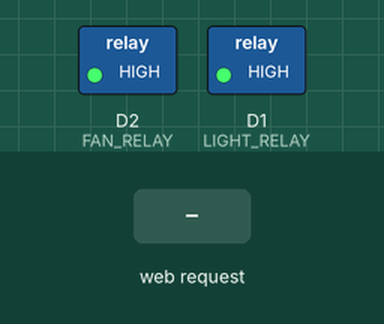
The sketch below on a simulated ESP8266 (NodeMCU). Shown: switched loads named in the sketch (green lamp = pin HIGH). The inputs (shaded band) are chosen by the test bench. WiFi joins after 1.5 s; servers stay silent unless stated; what the sketch prints to the serial monitor is not drawn.

Above: at 2.7 s.
2.8 s: HTTP request GET /light received
At 4.0 s:
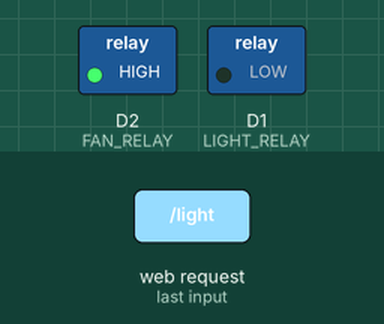
4.3 s: HTTP request GET /fan received
At 5.3 s:
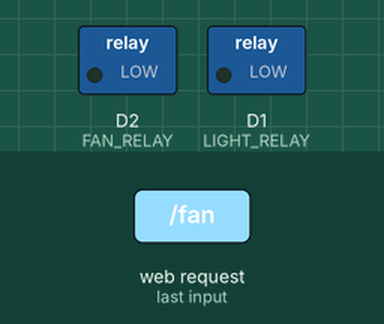
5.8 s: HTTP request GET /light received
At 6.5 s:
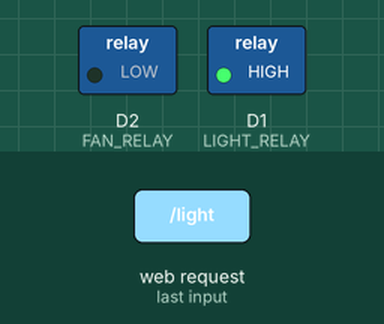
Timing chart, 0 to 8.8 s (numbered marks = the images above; inputs shaded):
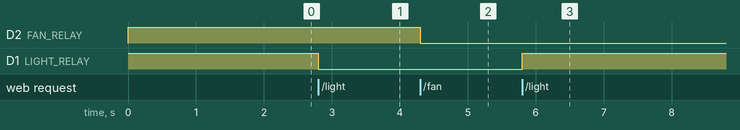

The sketch:

Home_Automation.ino
```cpp
/*
  IoT-Based Home Automation System
  Controller: ESP8266 NodeMCU
  Sensors: DHT11 + LDR
  Outputs: Relay 1 (Light), Relay 2 (Fan)

  IMPORTANT:
  This demo is intended for low-voltage loads or a properly isolated
  relay module. Do not connect mains voltage unless supervised by a
  qualified person.
*/

#include <ESP8266WiFi.h>
#include <ESP8266WebServer.h>
#include <DHT.h>

#define DHT_PIN D4
#define DHT_TYPE DHT11
#define LIGHT_RELAY D1
#define FAN_RELAY D2
#define LDR_PIN A0

const char* WIFI_SSID = "YOUR_WIFI_NAME";
const char* WIFI_PASSWORD = "YOUR_WIFI_PASSWORD";

DHT dht(DHT_PIN, DHT_TYPE);
ESP8266WebServer server(80);

bool lightState = false;
bool fanState = false;

const char PAGE[] PROGMEM = R"HTML(
<!DOCTYPE html>
<html>
<head>
<meta name="viewport" content="width=device-width,initial-scale=1">
<title>Smart Home Automation</title>
<style>
body{font-family:Arial;margin:0;background:#f3f6fa;color:#172033}
.wrap{max-width:900px;margin:auto;padding:24px}
h1{text-align:center}.grid{display:grid;grid-template-columns:repeat(auto-fit,minmax(180px,1fr));gap:16px}
.card{background:white;border-radius:16px;padding:20px;box-shadow:0 4px 14px #0001}
button{width:100%;padding:12px;border:0;border-radius:10px;background:#172033;color:white;font-size:16px}
.value{font-size:28px;font-weight:bold;margin-top:10px}
</style>
</head>
<body><div class="wrap">
<h1>🏠 Smart Home Automation</h1>
<div class="grid">
<div class="card"><h3>💡 Light</h3><p id="light">--</p><button onclick="toggle('/light')">Toggle Light</button></div>
<div class="card"><h3>🌀 Fan</h3><p id="fan">--</p><button onclick="toggle('/fan')">Toggle Fan</button></div>
<div class="card"><h3>🌡️ Temperature</h3><div id="temp" class="value">--</div></div>
<div class="card"><h3>💧 Humidity</h3><div id="hum" class="value">--</div></div>
<div class="card"><h3>☀️ Light Level</h3><div id="ldr" class="value">--</div></div>
</div></div>
<script>
async function update(){
 const r=await fetch('/status'); const d=await r.json();
 document.getElementById('light').textContent=d.light?'ON':'OFF';
 document.getElementById('fan').textContent=d.fan?'ON':'OFF';
 document.getElementById('temp').textContent=d.temp+' °C';
 document.getElementById('hum').textContent=d.hum+' %';
 document.getElementById('ldr').textContent=d.ldr;
}
async function toggle(path){await fetch(path);update();}
setInterval(update,2000); update();
</script>
</body></html>
)HTML";

void setRelay(uint8_t pin, bool state) {
  // Most relay modules are active LOW.
  digitalWrite(pin, state ? LOW : HIGH);
}

void handleRoot() { server.send_P(200, "text/html", PAGE); }

void handleLight() {
  lightState = !lightState;
  setRelay(LIGHT_RELAY, lightState);
  server.send(200, "text/plain", lightState ? "ON" : "OFF");
}

void handleFan() {
  fanState = !fanState;
  setRelay(FAN_RELAY, fanState);
  server.send(200, "text/plain", fanState ? "ON" : "OFF");
}

void handleStatus() {
  float t = dht.readTemperature();
  float h = dht.readHumidity();
  int ldr = analogRead(LDR_PIN);

  if (isnan(t)) t = 0;
  if (isnan(h)) h = 0;

  String json = "{\"light\":" + String(lightState ? "true" : "false") +
                ",\"fan\":" + String(fanState ? "true" : "false") +
                ",\"temp\":" + String(t,1) +
                ",\"hum\":" + String(h,1) +
                ",\"ldr\":" + String(ldr) + "}";
  server.send(200, "application/json", json);
}

void setup() {
  Serial.begin(115200);
  pinMode(LIGHT_RELAY, OUTPUT);
  pinMode(FAN_RELAY, OUTPUT);
  setRelay(LIGHT_RELAY, false);
  setRelay(FAN_RELAY, false);

  dht.begin();

  WiFi.begin(WIFI_SSID, WIFI_PASSWORD);
  Serial.print("Connecting to Wi-Fi");
  while (WiFi.status() != WL_CONNECTED) {
    delay(500);
    Serial.print(".");
  }
  Serial.println();
  Serial.print("Open this address in a browser: http://");
  Serial.println(WiFi.localIP());

  server.on("/", handleRoot);
  server.on("/light", handleLight);
  server.on("/fan", handleFan);
  server.on("/status", handleStatus);
  server.begin();
}

void loop() {
  server.handleClient();
}
```

Measured:
- after the input at 2.8 s, D1 (LIGHT_RELAY): HIGH → LOW at once
- after the input at 4.3 s, D2 (FAN_RELAY): HIGH → LOW at once
- after the input at 5.8 s, D1 (LIGHT_RELAY): LOW → HIGH at once
